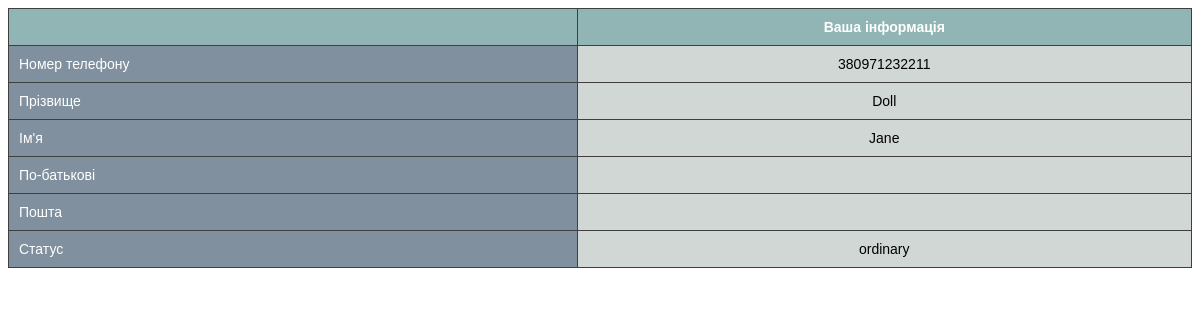
The app's page /includes/b_self_table.php (signed in) with its own data.
### tables this page shows
CREATE TABLE IF NOT EXISTS `buyer` (
  `buyer_phone` varchar(13) NOT NULL,
  `buyer_surname` varchar(20) NOT NULL,
  `buyer_name` varchar(20) NOT NULL,
  `buyer_sec_name` varchar(20) DEFAULT NULL,
  `buyer_email` varchar(20) DEFAULT NULL,
  `status` tinyint(1) NOT NULL,
  `login` varchar(255) NOT NULL,
  `password` varchar(255) NOT NULL,
  PRIMARY KEY (`buyer_phone`),
  UNIQUE KEY `buyer_phone` (`buyer_phone`)
);

### includes/b_self_table.php (the view, shortened to what this page needs)
<?php
include 'helpers/db.php';
$login = $_SESSION['login'];
$tbl = mysqli_query($connection, "SELECT * FROM `Buyer` WHERE `Buyer`.`login` = '$login' ");
$table = "<table class=table-tempale cellpadding='5'  width=100% >";
$table .= "<tr>";
      $table .= "<th></th>";
while ($row = mysqli_fetch_assoc($tbl))
    {
    if ($row['status'] == 0){
        $row['status']="ordinary";
    }else{$row['status']="PRIME";}
      $table .= "<th  class=table-article><span class=table-article>Ваша інформація</span></th>";
      $table .= "<tr>";
      $table .= "<tr class=table-article><td>Номер телефону</td>";
        $table .= "<td class=table-row>".$row['buyer_phone']."</td></tr>";
      $table .= "<tr class=table-article><td>Прізвище</td>";
	      $table .= "<td class=table-row>".$row['buyer_surname']."</td></tr>";
      $table .= "<tr class=table-article><td>Ім'я</td>";
        $table .= "<td class=table-row>".$row['buyer_name']."</td></tr>";
      $table .= "<tr class=table-article><td>По-батькові</td>";
        $table .= "<td class=table-row>".$row['buyer_sec_name']."</td></tr>";
      $table .= "<tr class=table-article><td>Пошта</td>";
        $table .= "<td class=table-row>".$row['buyer_email']."</td></tr>";
      $table .= "<tr class=table-article><td>Статус</td>";
        $table .= "<td class=table-row>".$row['status']."</td></tr>";
    }
      $table .= "</table> ";
      echo $table;
?>

### records on screen
buyer: buyer_phone "380971232211", buyer_surname "Doll", buyer_name "Jane", status "ordinary"
